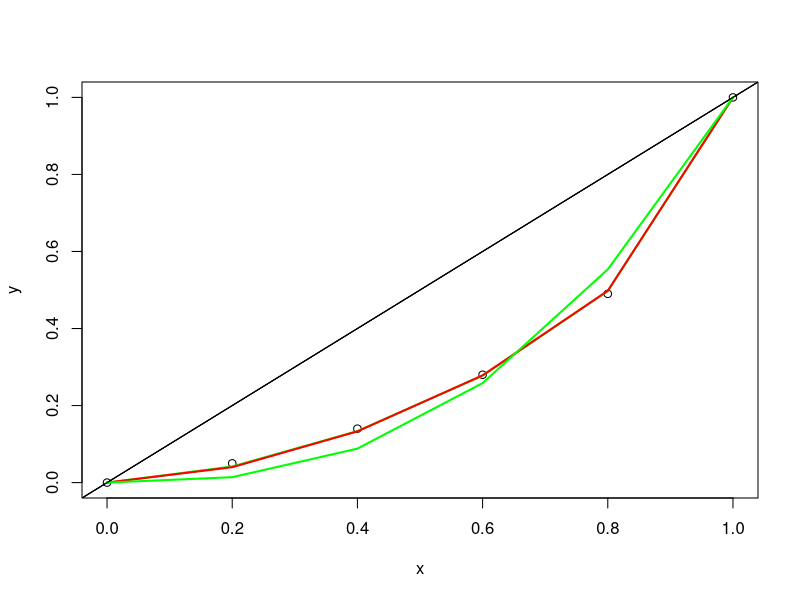
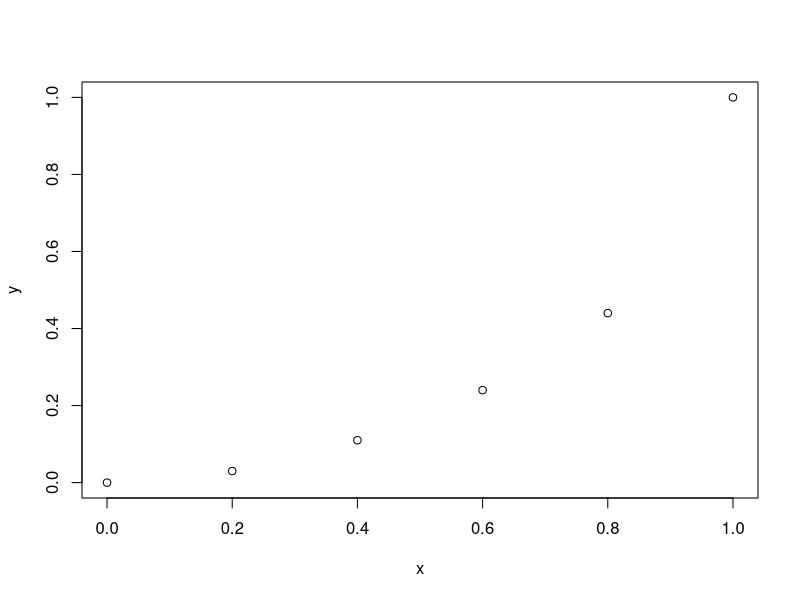
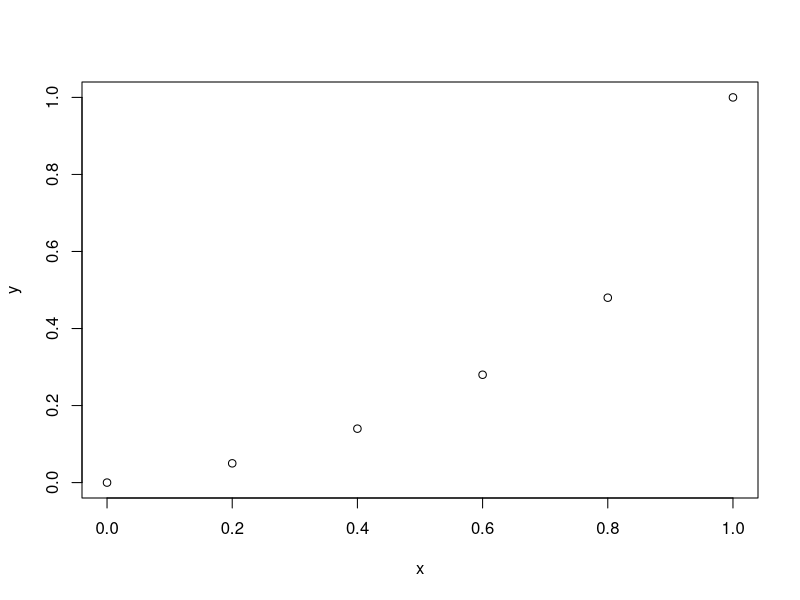
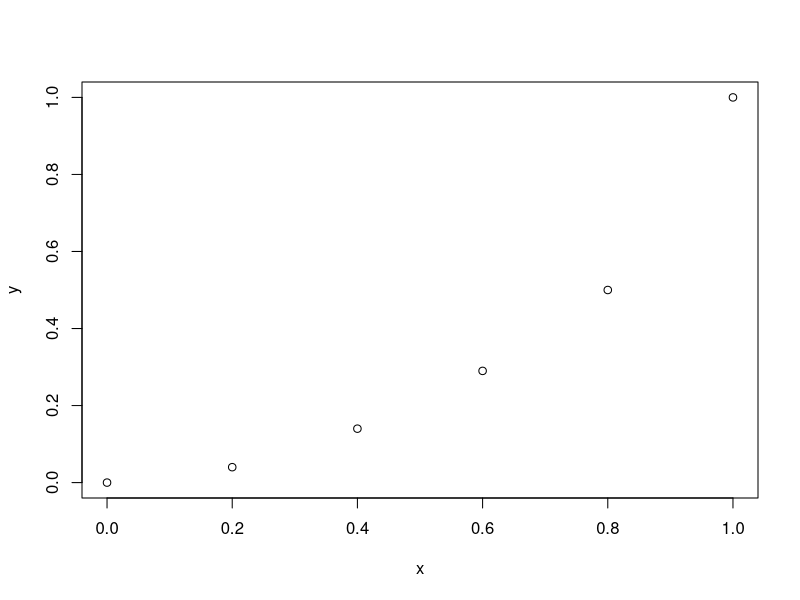

The R source for these figures, in order:
#-----------------------------------------------------
# MDS - Fundamentos de Calculo
# Optimizacion mediante NLS
# Ajuste de Curvas de Lorenz
#-----------------------------------------------------

# Dominian republic 2015
x <- c(0, 0.20, 0.40, 0.60, 0.80, 1)   #tienen que ser datos acumulados de la renta
y <- c(0, 0.05, 0.14, 0.28, 0.49, 1)   #porcentaje de renta que se lleva cada grupo acumulado
plot(x,y)


# Curva de Lorenz 1            #se usa mucho para rentas. Por ekemplo el 20 porciento de la poblacion se lleva el 35 porciento de la renta. Cuando menor es el valor de a es que hay menor desigualdad
ml1 <- nls(y ~ (1-(1-x)^a)^(1/a), start = list(a=1)) #modelo 1. nls es el comando y luego se escribe la curva de lorenz. start es un valor inicial con el que se puede empezar
ml1

#la suma de los cuadrados de los residuos nos sirve para comparar modelos. Se busca el que tenga el minimo que tenga la suma de los cuadrados.
lines(x, fitted(ml1), lty = 1, col = "green", lwd = 2)  #para dibujar se utiliza el fitted del modelo
abline(0,1)


# Curva de Lorenz 2
ml2 <- nls(y ~ 1-(1-x^a)^(1/a), start = list(a=1))
ml2

lines(x, fitted(ml2), lty = 1, col = "red", lwd = 2)
abline(0,1)


# Curva de Lorenz 3
m3 <- nls(y ~ x^a, start = list(a=1))
m3

lines(x, fitted(m3), lty = 1, col = "green", lwd = 2)
abline(0,1)

#-----------------------------------------------------
# Resto de Datos
#-----------------------------------------------------

# Brazil  2015
x <- c(0, 0.20, 0.40, 0.60, 0.80, 1)
y <- c(0, 0.03, 0.11, 0.24, 0.44, 1)
plot(x,y)

# Nicaragua  2015
x <- c(0, 0.20, 0.40, 0.60, 0.80, 1)
y <- c(0, 0.05, 0.14, 0.28, 0.48, 1)
plot(x,y)


# Peru 2015
x <- c(0, 0.20, 0.40, 0.60, 0.80, 1)
y <- c(0, 0.04, 0.14, 0.29, 0.50, 1)
plot(x,y)

